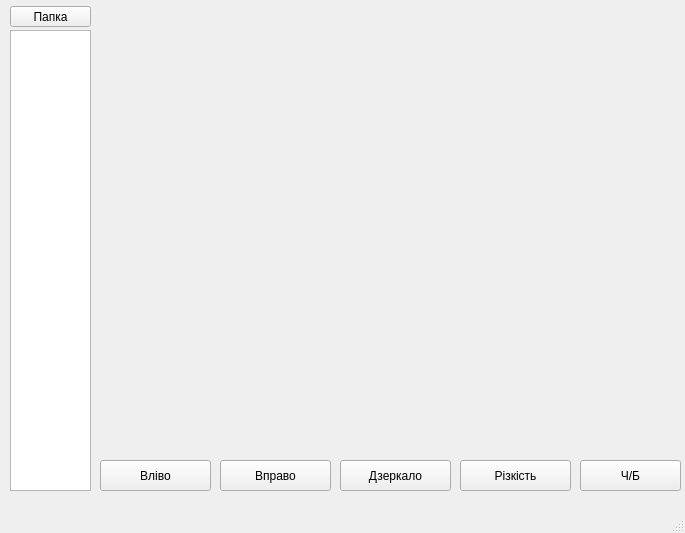
<?xml version="1.0" encoding="UTF-8"?>
<ui version="4.0">
 <class>MainWindow</class>
 <widget class="QMainWindow" name="MainWindow">
  <property name="geometry">
   <rect>
    <x>0</x>
    <y>0</y>
    <width>685</width>
    <height>533</height>
   </rect>
  </property>
  <property name="windowTitle">
   <string>MainWindow</string>
  </property>
  <widget class="QWidget" name="centralwidget">
   <widget class="QWidget" name="widget_2" native="true">
    <property name="geometry">
     <rect>
      <x>100</x>
      <y>33</y>
      <width>571</width>
      <height>371</height>
     </rect>
    </property>
   </widget>
   <widget class="QPushButton" name="pushButton">
    <property name="geometry">
     <rect>
      <x>100</x>
      <y>460</y>
      <width>111</width>
      <height>31</height>
     </rect>
    </property>
    <property name="text">
     <string>Вліво</string>
    </property>
   </widget>
   <widget class="QPushButton" name="pushButton_2">
    <property name="geometry">
     <rect>
      <x>220</x>
      <y>460</y>
      <width>111</width>
      <height>31</height>
     </rect>
    </property>
    <property name="text">
     <string>Вправо</string>
    </property>
   </widget>
   <widget class="QPushButton" name="pushButton_3">
    <property name="geometry">
     <rect>
      <x>340</x>
      <y>460</y>
      <width>111</width>
      <height>31</height>
     </rect>
    </property>
    <property name="text">
     <string>Дзеркало</string>
    </property>
   </widget>
   <widget class="QPushButton" name="pushButton_4">
    <property name="geometry">
     <rect>
      <x>460</x>
      <y>460</y>
      <width>111</width>
      <height>31</height>
     </rect>
    </property>
    <property name="text">
     <string>Різкість</string>
    </property>
   </widget>
   <widget class="QPushButton" name="pushButton_5">
    <property name="geometry">
     <rect>
      <x>580</x>
      <y>460</y>
      <width>101</width>
      <height>31</height>
     </rect>
    </property>
    <property name="text">
     <string>Ч/Б</string>
    </property>
   </widget>
   <widget class="QPushButton" name="pushButton_6">
    <property name="geometry">
     <rect>
      <x>10</x>
      <y>6</y>
      <width>81</width>
      <height>21</height>
     </rect>
    </property>
    <property name="text">
     <string>Папка</string>
    </property>
   </widget>
   <widget class="QListWidget" name="listWidget">
    <property name="geometry">
     <rect>
      <x>10</x>
      <y>30</y>
      <width>81</width>
      <height>461</height>
     </rect>
    </property>
   </widget>
  </widget>
  <widget class="QMenuBar" name="menubar">
   <property name="geometry">
    <rect>
     <x>0</x>
     <y>0</y>
     <width>685</width>
     <height>18</height>
    </rect>
   </property>
  </widget>
  <widget class="QStatusBar" name="statusbar"/>
 </widget>
 <resources/>
 <connections/>
</ui>
